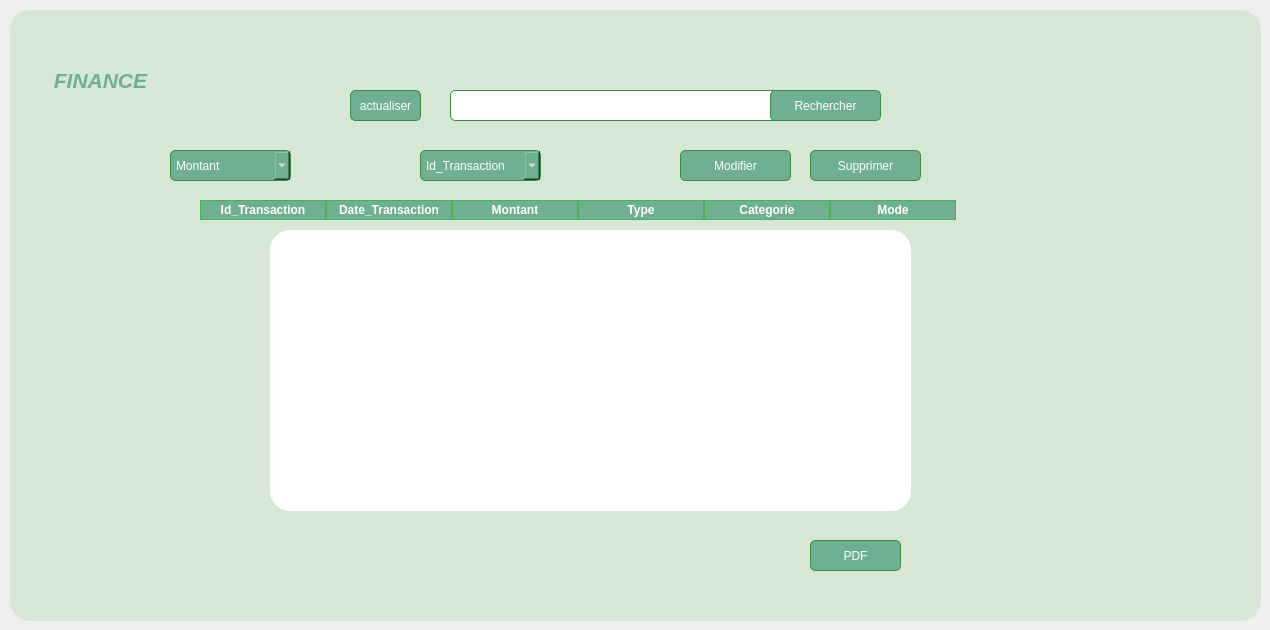
      <widget class="QWidget" name="tab_2">
       <attribute name="title">
        <string>Tableau Transaction</string>
       </attribute>
       <widget class="QGroupBox" name="groupBox_5">
        <property name="geometry">
         <rect>
          <x>10</x>
          <y>10</y>
          <width>1251</width>
          <height>611</height>
         </rect>
        </property>
        <property name="styleSheet">
         <string notr="true">background-color:#D6E7D5;

border-radius : 20px;</string>
        </property>
        <property name="title">
         <string/>
        </property>
        <widget class="QPushButton" name="pdf">
         <property name="geometry">
          <rect>
           <x>800</x>
           <y>530</y>
           <width>91</width>
           <height>31</height>
          </rect>
         </property>
         <property name="styleSheet">
          <string notr="true">*{
    background-color: #6FAF92;  /* Medium green button */
    border: 1px solid #388E3C;  /* Darker green border */
    border-radius: 5px;
    color: #FFFFFF;             /* White text for contrast */
    padding: 5px;
}

*:hover {
    background-color: #81C784;  /* Lighter green on hover */
}</string>
         </property>
         <property name="text">
          <string>PDF</string>
         </property>
         <property name="icon">
          <iconset>
           <normaloff>../../pdf.png</normaloff>../../pdf.png</iconset>
         </property>
        </widget>
        <widget class="QLineEdit" name="lineEdit_15">
         <property name="geometry">
          <rect>
           <x>440</x>
           <y>80</y>
           <width>361</width>
           <height>31</height>
          </rect>
         </property>
         <property name="styleSheet">
          <string notr="true">*{
    background-color: #FFFFFF;  /* White input field */
    border: 1px solid #388E3C;  /* Darker green border */
    border-radius: 5px;
    color: #2E7D32;             /* Dark green text */
    padding: 3px;
}</string>
         </property>
         <property name="text">
          <string/>
         </property>
        </widget>
        <widget class="QPushButton" name="pushButton_9">
         <property name="geometry">
          <rect>
           <x>760</x>
           <y>80</y>
           <width>111</width>
           <height>31</height>
          </rect>
         </property>
         <property name="styleSheet">
          <string notr="true">*{
    background-color: #6FAF92;  /* Medium green button */
    border: 1px solid #388E3C;  /* Darker green border */
    border-radius: 5px;
    color: #FFFFFF;             /* White text for contrast */
    padding: 5px;
}

*:hover {
    background-color: #81C784;  /* Lighter green on hover */
}</string>
         </property>
         <property name="text">
          <string>Rechercher</string>
         </property>
         <property name="icon">
          <iconset>
           <normaloff>../../search (1).svg</normaloff>../../search (1).svg</iconset>
         </property>
        </widget>
        <widget class="QComboBox" name="comboBox_trii">
         <property name="geometry">
          <rect>
           <x>160</x>
           <y>140</y>
           <width>121</width>
           <height>31</height>
          </rect>
         </property>
         <property name="styleSheet">
          <string notr="true">*{
    background-color: #6FAF92;  /* Medium green button */
    border: 1px solid #388E3C;  /* Darker green border */
    border-radius: 5px;
    color: #FFFFFF;             /* White text for contrast */
    padding: 5px;
}

*:hover {
    background-color: #81C784;  /* Lighter green on hover */
}</string>
         </property>
         <item>
          <property name="text">
           <string>Montant </string>
          </property>
         </item>
         <item>
          <property name="text">
           <string>Type</string>
          </property>
         </item>
        </widget>
        <widget class="QLabel" name="label_17">
         <property name="geometry">
          <rect>
           <x>230</x>
           <y>140</y>
           <width>31</width>
           <height>31</height>
          </rect>
         </property>
         <property name="styleSheet">
          <string notr="true">QLabel {
    background: transparent;  /* Fond transparent */
    color: black;             /* Couleur du texte (ici noir) */
    font-weight: bold;        /* Texte en gras */
    font-size: 16px;          /* Taille de la police */
}
QLabel {
    background: transparent;  /* Fond transparent */
    color: black;             /* Couleur du texte (noir) */
    font-weight: bold;        /* Texte en gras */
    font-size: 16px;          /* Taille de la police */
    border: none;             /* Pas de contour */
}
</string>
         </property>
         <property name="text">
          <string/>
         </property>
         <property name="pixmap">
          <pixmap>../../trier-par-ordre-croissant.png</pixmap>
         </property>
         <property name="scaledContents">
          <bool>true</bool>
         </property>
        </widget>
        <widget class="QPushButton" name="supprimer_f">
         <property name="geometry">
          <rect>
           <x>800</x>
           <y>140</y>
           <width>111</width>
           <height>31</height>
          </rect>
         </property>
         <property name="styleSheet">
          <string notr="true">*{
    background-color: #6FAF92;  /* Medium green button */
    border: 1px solid #388E3C;  /* Darker green border */
    border-radius: 5px;
    color: #FFFFFF;             /* White text for contrast */
    padding: 5px;
}

*:hover {
    background-color: #81C784;  /* Lighter green on hover */
}</string>
         </property>
         <property name="text">
          <string>Supprimer</string>
         </property>
         <property name="icon">
          <iconset>
           <normaloff>../../supprimer.png</normaloff>../../supprimer.png</iconset>
         </property>
        </widget>
        <widget class="QLabel" name="label_18">
         <property name="geometry">
          <rect>
           <x>20</x>
           <y>40</y>
           <width>141</width>
           <height>61</height>
          </rect>
         </property>
         <property name="styleSheet">
          <string notr="true">*{
    color: #6FAF92;
    font-size: 16px; /* Taille du texte (ajustable) */
    font-weight: normal; /* Style du texte */
}</string>
         </property>
         <property name="text">
          <string>&lt;html&gt;&lt;head/&gt;&lt;body&gt;&lt;p align=&quot;center&quot;&gt;&lt;span style=&quot; font-size:16pt; font-weight:700; font-style:italic;&quot;&gt;FINANCE&lt;/span&gt;&lt;/p&gt;&lt;/body&gt;&lt;/html&gt;</string>
         </property>
        </widget>
        <widget class="QTableWidget" name="tableWidget_4">
         <property name="geometry">
          <rect>
           <x>190</x>
           <y>190</y>
           <width>891</width>
           <height>321</height>
          </rect>
         </property>
         <property name="styleSheet">
          <string notr="true">*{
    gridline-color: #6FAF92; /* Bordures du tableau en vert doux */
    background-color: #D6E7D5; /* Fond des cellules blanches */
    selection-background-color: #4CAF50; /* Couleur de fond lors de la sélection d'une ligne */
border:none;

}

/* En-têtes du tableau */
QHeaderView::section {
    background-color: #6FAF92; /* Fond vert doux des en-têtes */
    color: #ffffff; /* Texte blanc */
    border: 1px solid #4CAF50; /* Bordure verte plus foncée */
    text-align: left; /* Alignement du texte à gauche */
    font-weight: bold; /* Texte en gras */
}

/* Alignement du texte dans les cellules */
QTableView::item {
    padding: 8px; /* Espacement interne pour plus d'aération */
    text-align: center; /* Alignement centré du texte */
    color: #333; /* Couleur du texte dans les cellules */
}

/* Survol des cellules */
QTableView::item:hover {
    background-color: #e8f5e9; /* Léger vert pâle au survol */
}

/* Style des lignes sélectionnées */
QTableView::item:selected {
    background-color: #4CAF50; /* Fond vert vif pour la ligne sélectionnée */
    color: #ffffff; /* Texte blanc sur la sélection */
}
</string>
         </property>
         <attribute name="horizontalHeaderDefaultSectionSize">
          <number>126</number>
         </attribute>
         <attribute name="verticalHeaderDefaultSectionSize">
          <number>42</number>
         </attribute>
         <column>
          <property name="text">
           <string>Id_Transaction</string>
          </property>
          <property name="font">
           <font>
            <italic>false</italic>
            <bold>true</bold>
            <strikeout>false</strikeout>
           </font>
          </property>
         </column>
         <column>
          <property name="text">
           <string>Date_Transaction</string>
          </property>
          <property name="font">
           <font>
            <bold>true</bold>
           </font>
          </property>
         </column>
         <column>
          <property name="text">
           <string>Montant</string>
          </property>
          <property name="font">
           <font>
            <bold>true</bold>
           </font>
          </property>
         </column>
         <column>
          <property name="text">
           <string>Type</string>
          </property>
          <property name="whatsThis">
           <string notr="true"/>
          </property>
          <property name="font">
           <font>
            <pointsize>9</pointsize>
            <bold>true</bold>
           </font>
          </property>
         </column>
         <column>
          <property name="text">
           <string>Categorie</string>
          </property>
          <property name="font">
           <font>
            <bold>true</bold>
           </font>
          </property>
         </column>
         <column>
          <property name="text">
           <string>Mode</string>
          </property>
          <property name="font">
           <font>
            <bold>true</bold>
           </font>
          </property>
         </column>
        </widget>
        <widget class="QPushButton" name="modifier_f">
         <property name="geometry">
          <rect>
           <x>670</x>
           <y>140</y>
           <width>111</width>
           <height>31</height>
          </rect>
         </property>
         <property name="styleSheet">
          <string notr="true">*{
    background-color: #6FAF92;  /* Medium green button */
    border: 1px solid #388E3C;  /* Darker green border */
    border-radius: 5px;
    color: #FFFFFF;             /* White text for contrast */
    padding: 5px;
}

*:hover {
    background-color: #81C784;  /* Lighter green on hover */
}</string>
         </property>
         <property name="text">
          <string>Modifier</string>
         </property>
         <property name="icon">
          <iconset>
           <normaloff>../../bouton-modifier.png</normaloff>../../bouton-modifier.png</iconset>
         </property>
        </widget>
        <widget class="QTableView" name="tableViewtr">
         <property name="geometry">
          <rect>
           <x>260</x>
           <y>220</y>
           <width>641</width>
           <height>281</height>
          </rect>
         </property>
         <property name="styleSheet">
          <string notr="true">QTableView {
    background-color: white;  /* Fond blanc */
    border: none;             /* Pas de bordure */
    outline: none;            /* Pas de contour */
}

QTableView::item {
    border: none;             /* Pas de bordure pour les éléments individuels */
}

QHeaderView {
    background-color: white;  /* Fond blanc pour l'en-tête */
    border: none;             /* Pas de bordure pour l'en-tête */
}
</string>
         </property>
        </widget>
        <widget class="QLineEdit" name="supp">
         <property name="geometry">
          <rect>
           <x>920</x>
           <y>140</y>
           <width>111</width>
           <height>28</height>
          </rect>
         </property>
         <property name="whatsThis">
          <string>&lt;html&gt;&lt;head/&gt;&lt;body&gt;&lt;p align=&quot;center&quot;&gt;&lt;span style=&quot; color:#ffffff;&quot;&gt;&lt;br/&gt;&lt;/span&gt;&lt;/p&gt;&lt;/body&gt;&lt;/html&gt;</string>
         </property>
         <property name="styleSheet">
          <string notr="true">QLabel {
    color: black;  /* Set the text color to black */
    font-weight: bold;  /* Make the text bold */
}
</string>
         </property>
         <property name="text">
          <string/>
         </property>
        </widget>
        <widget class="QLineEdit" name="lineEdit_2">
         <property name="geometry">
          <rect>
           <x>540</x>
           <y>140</y>
           <width>113</width>
           <height>28</height>
          </rect>
         </property>
        </widget>
        <widget class="QComboBox" name="comboBox_MOD">
         <property name="geometry">
          <rect>
           <x>410</x>
           <y>140</y>
           <width>121</width>
           <height>31</height>
          </rect>
         </property>
         <property name="styleSheet">
          <string notr="true">*{
    background-color: #6FAF92;  /* Medium green button */
    border: 1px solid #388E3C;  /* Darker green border */
    border-radius: 5px;
    color: #FFFFFF;             /* White text for contrast */
    padding: 5px;
}

*:hover {
    background-color: #81C784;  /* Lighter green on hover */
}</string>
         </property>
         <item>
          <property name="text">
           <string>Id_Transaction</string>
          </property>
         </item>
         <item>
          <property name="text">
           <string>Date_Transaction</string>
          </property>
         </item>
         <item>
          <property name="text">
           <string>Montant</string>
          </property>
         </item>
         <item>
          <property name="text">
           <string>Type</string>
          </property>
         </item>
         <item>
          <property name="text">
           <string>Categorie</string>
          </property>
         </item>
         <item>
          <property name="text">
           <string>Mode</string>
          </property>
         </item>
        </widget>
        <widget class="QLineEdit" name="lineEdit_3">
         <property name="geometry">
          <rect>
           <x>290</x>
           <y>140</y>
           <width>113</width>
           <height>28</height>
          </rect>
         </property>
        </widget>
        <widget class="QPushButton" name="actu">
         <property name="geometry">
          <rect>
           <x>340</x>
           <y>80</y>
           <width>71</width>
           <height>31</height>
          </rect>
         </property>
         <property name="styleSheet">
          <string notr="true">*{
    background-color: #6FAF92;  /* Medium green button */
    border: 1px solid #388E3C;  /* Darker green border */
    border-radius: 5px;
    color: #FFFFFF;             /* White text for contrast */
    padding: 5px;
}

*:hover {
    background-color: #81C784;  /* Lighter green on hover */
}</string>
         </property>
         <property name="text">
          <string>actualiser</string>
         </property>
         <property name="icon">
          <iconset>
           <normaloff>../../rafraichir.png</normaloff>../../rafraichir.png</iconset>
         </property>
        </widget>
       </widget>
      </widget>
